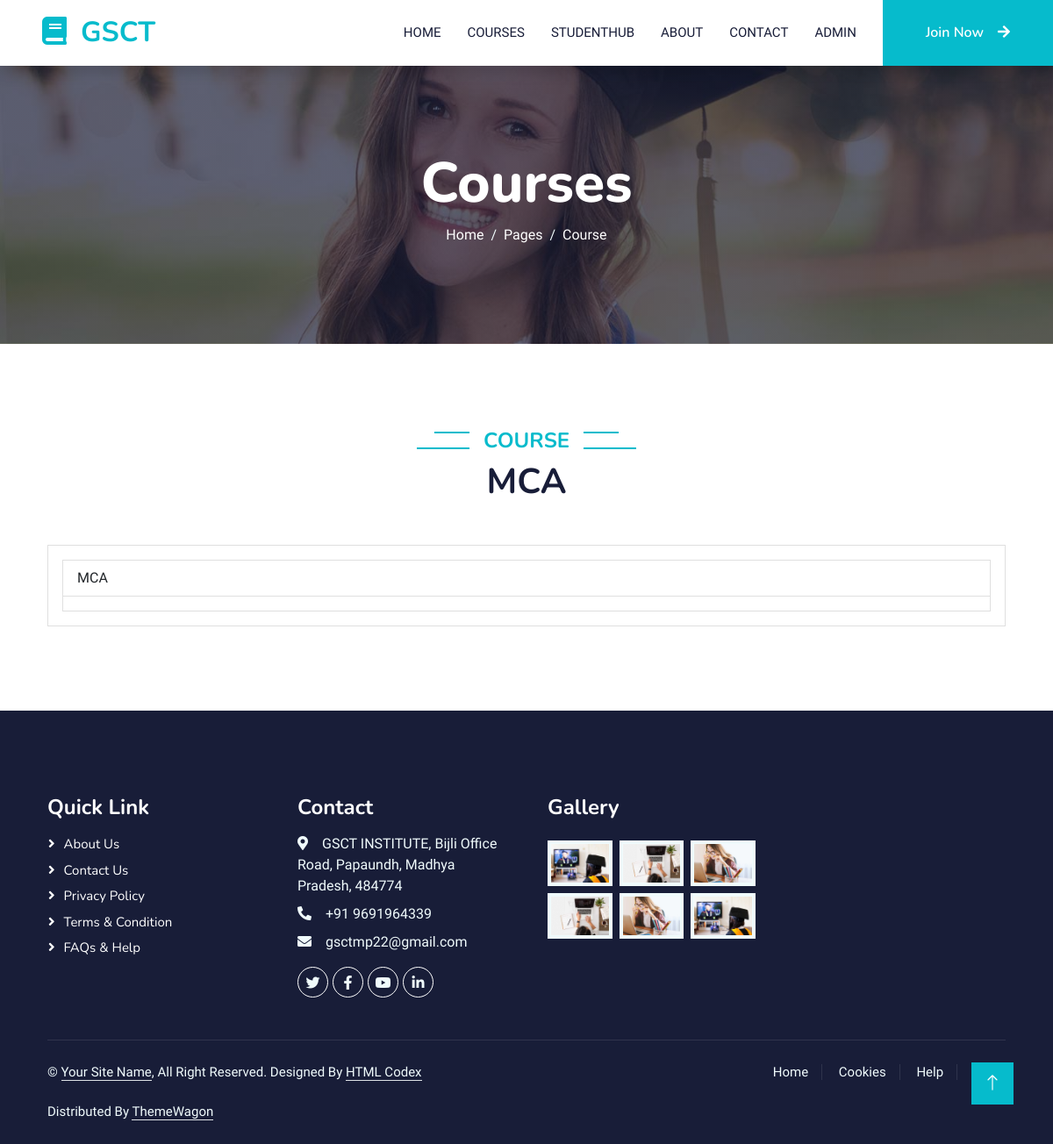
Page /coursedetails/2/ on the earlier database version.
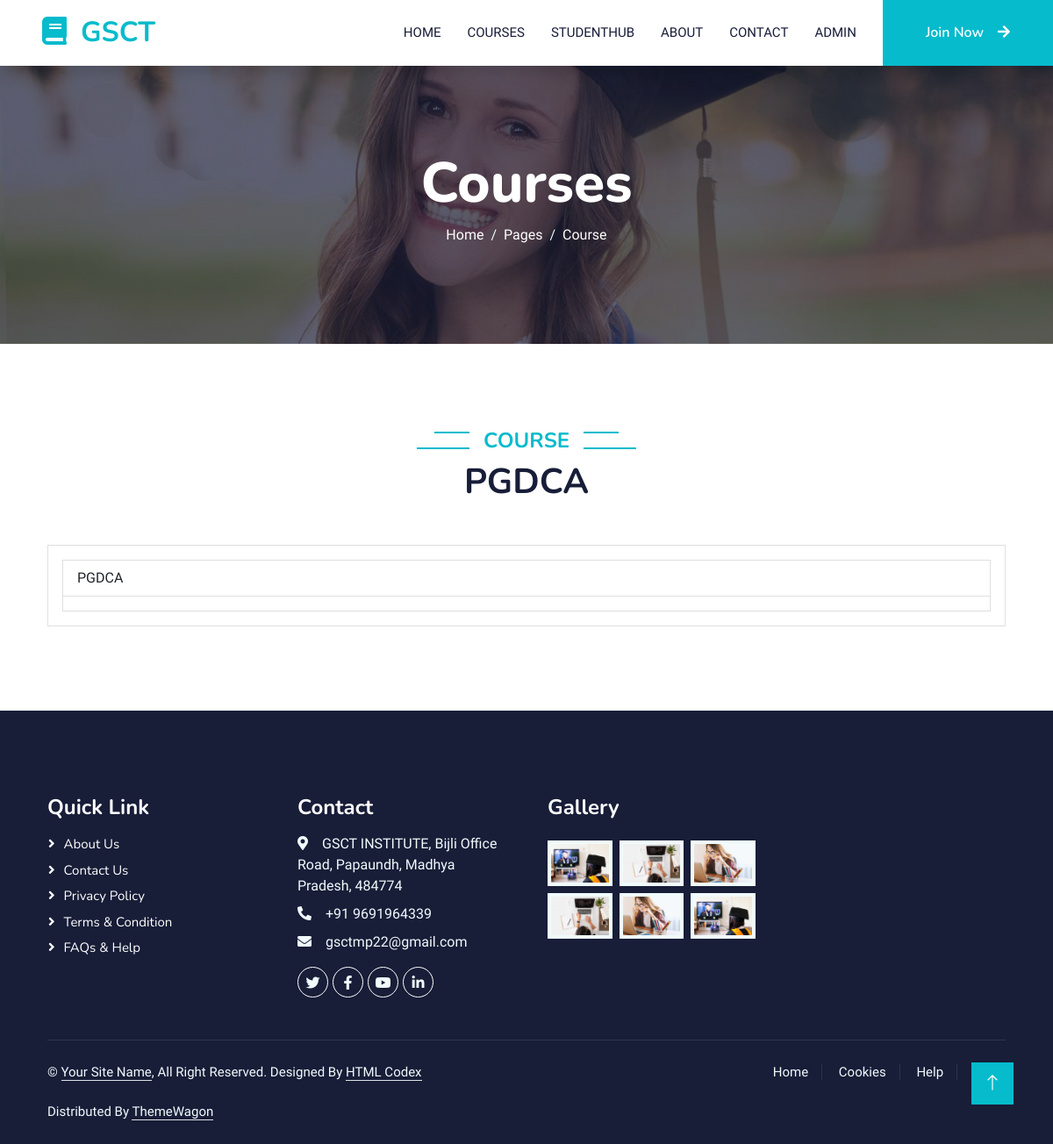
Same page on the later database version.
### student/models.py (models this page shows)
class Course(models.Model):
    name = models.CharField(max_length=250)
    duration = models.IntegerField()
    def __str__(self):
        return f"{self.name}"

### student/views.py (the view)
# urls.py: path("coursedetails/<int:id>/", views.coursedetails, name="coursedetails"),
def coursedetails(request, id):
    course = Course.objects.get(pk=id)
    print(course)
    return render(request, "coursedetails.html", {"course": course})

### templates/coursedetails.html
{% include 'header.html' %}
<div class="container-fluid bg-primary py-5 mb-5 page-header">
  <div class="container py-5">
    <div class="row justify-content-center">
      <div class="col-lg-10 text-center">
        <h1 class="display-3 text-white">Courses</h1>
        <nav aria-label="breadcrumb">
          <ol class="breadcrumb justify-content-center">
            <li class="breadcrumb-item">
              <a class="text-white" href="/">Home</a>
            </li>
            <li class="breadcrumb-item">
              <a class="text-white" href="">Pages</a>
            </li>
            <li class="breadcrumb-item text-white active" aria-current="page">Course</li>
          </ol>
        </nav>
      </div>
    </div>
  </div>
</div>
<div class="container-xxl py-5">
  <div class="container">
    <div class="text-center wow fadeInUp">
      <h4 class="section-title bg-white text-center text-primary px-3">Course</h4>
      <h1 class="mb-5">{{ course.name }}</h1>
    </div>
    <div class="row g-4">
      <div class="col-lg-12 col-md-12 wow fadeInUp">
        <div class="card">
          <div class="card-body">
            <ul class="list-group">
              <li class="list-group-item">{{ course.name }}</li>
              <li class="list-group-item">{{ course.description }}</li>
            </ul>
          </div>
        </div>
      </div>
    </div>
  </div>
</div>
{% include 'footer.html' %}

Differences in the rows shown:
changed Course: name "MCA" → "PGDCA"
